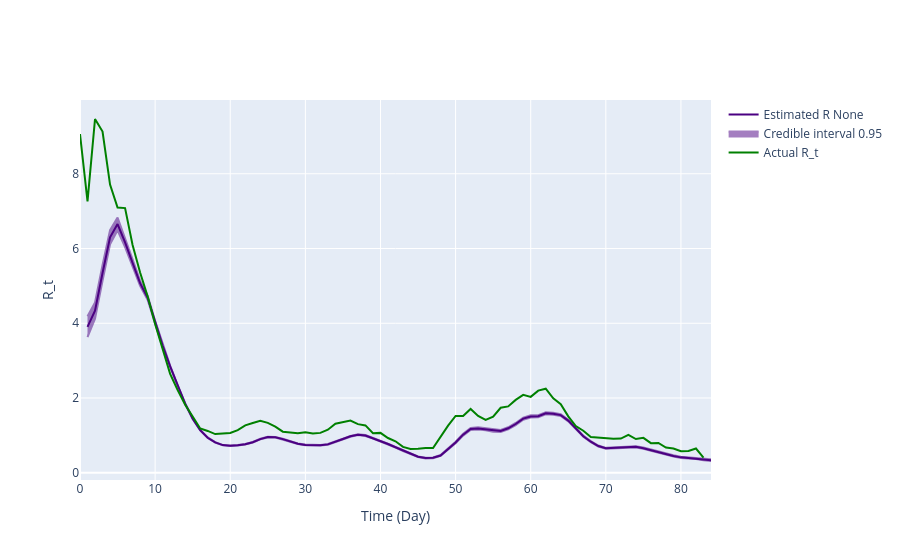

Notebook code for this chart:
### Code cell
gamma_pdf_opt_r02 = gamma.pdf(x, result_r02.x[0], result_r02.x[1], result_r02.x[2])
inference = branchpro.BranchProPosterior(
    inc_data=inc_data_r02,
    daily_serial_interval=gamma_pdf_opt_r02,
    alpha=prior_a,
    beta=prior_b)

inference.run_inference(tau=tau)
intervals = inference.get_intervals(central_prob=.95)
intervals = process_inference_uncertainty(intervals.copy(), inference.inference_posterior, gamma_pdf_opt_r02, 80, 95)

fig = plot_rt_fig(intervals, true_rt_r02[offset:len(intervals)+offset], gamma_pdf_opt_r02, end_time_point)
pio.write_image(fig.figure, 'single_plots/predicted_vs_true_rt_r02_optimal.png')
fig.show_figure()

### Figure 1 — Plotly figure (JSON) as saved in the notebook; plotly's stock layout.template omitted (floating-point values rounded to 4 significant figures; data arrays with more than 128 entries replaced by an {"elided": "..."} marker saying what was removed)
{"data": [{"line": {"color": "indigo"}, "mode": "lines", "name": "Estimated R None", "type": "scatter", "x": [1, 2, 3, 4, 5, 6, 7, 8, 9, 10, 11, 12, 13, 14, 15, 16, 17, 18, 19, 20, 21, 22, 23, 24, 25, 26, 27, 28, 29, 30, 31, 32, 33, 34, 35, 36, 37, 38, 39, 40, 41, 42, 43, 44, 45, 46, 47, 48, 49, 50, 51, 52, 53, 54, 55, 56, 57, 58, 59, 60, 61, 62, 63, 64, 65, 66, 67, 68, 69, 70, 71, 72, 73, 74, 75, 76, 77, 78, 79, 80, 81, 82, 83, 84], "y": [3.903, 4.336, 5.345, 6.302, 6.656, 6.166, 5.617, 5.073, 4.684, 4.027, 3.405, 2.845, 2.319, 1.848, 1.448, 1.14, 0.9372, 0.8127, 0.7397, 0.7215, 0.7331, 0.763, 0.8178, 0.9012, 0.9542, 0.9495, 0.9007, 0.8286, 0.7755, 0.7452, 0.7449, 0.7358, 0.7593, 0.8232, 0.9027, 0.9761, 1.02, 0.996, 0.9268, 0.8509, 0.7704, 0.6826, 0.591, 0.5039, 0.4292, 0.3929, 0.3996, 0.4621, 0.6233, 0.8096, 1.019, 1.171, 1.186, 1.165, 1.126, 1.117, 1.19, 1.304, 1.449, 1.507, 1.514, 1.592, 1.579, 1.542, 1.396, 1.178, 0.9766, 0.8314, 0.7157, 0.6535, 0.6604, 0.6801, 0.6851, 0.6942, 0.6578, 0.6015, 0.5651, 0.5072, 0.4499, 0.4118, 0.3927, 0.3903, 0.353, 0.3378]}, {"fill": "toself", "fillcolor": "indigo", "line": {"color": "indigo"}, "mode": "lines", "name": "Credible interval 0.95", "opacity": 0.5, "showlegend": true, "type": "scatter", "x": {"elided": "168 int values"}, "y": {"elided": "168 float values"}}, {"line": {"color": "green"}, "mode": "lines", "name": "Actual R_t", "type": "scatter", "x": [0, 1, 2, 3, 4, 5, 6, 7, 8, 9, 10, 11, 12, 13, 14, 15, 16, 17, 18, 19, 20, 21, 22, 23, 24, 25, 26, 27, 28, 29, 30, 31, 32, 33, 34, 35, 36, 37, 38, 39, 40, 41, 42, 43, 44, 45, 46, 47, 48, 49, 50, 51, 52, 53, 54, 55, 56, 57, 58, 59, 60, 61, 62, 63, 64, 65, 66, 67, 68, 69, 70, 71, 72, 73, 74, 75, 76, 77, 78, 79, 80, 81, 82, 83, 84, 85, 86, 87, 88, 89, 90], "y": [9.063, 7.261, 9.466, 9.131, 7.71, 7.097, 7.081, 6.093, 5.359, 4.72, 3.978, 3.279, 2.646, 2.212, 1.822, 1.504, 1.186, 1.119, 1.036, 1.05, 1.064, 1.139, 1.267, 1.333, 1.39, 1.336, 1.234, 1.099, 1.084, 1.058, 1.082, 1.052, 1.067, 1.152, 1.311, 1.362, 1.396, 1.301, 1.267, 1.056, 1.067, 0.9295, 0.843, 0.6916, 0.6365, 0.6428, 0.6644, 0.66, 0.9727, 1.26, 1.522, 1.517, 1.707, 1.522, 1.416, 1.503, 1.74, 1.775, 1.95, 2.083, 2.031, 2.198, 2.249, 1.99, 1.837, 1.51, 1.249, 1.124, 0.9575, 0.9383, 0.929, 0.9071, 0.9147, 1.012, 0.9015, 0.9334, 0.7918, 0.7972, 0.6738, 0.6496, 0.574, 0.5822, 0.6491, 0.4074]}], "layout": {"hovermode": "x unified", "xaxis": {"title": {"text": "Time (Day)"}}, "yaxis": {"title": {"text": "R_t"}}}}
